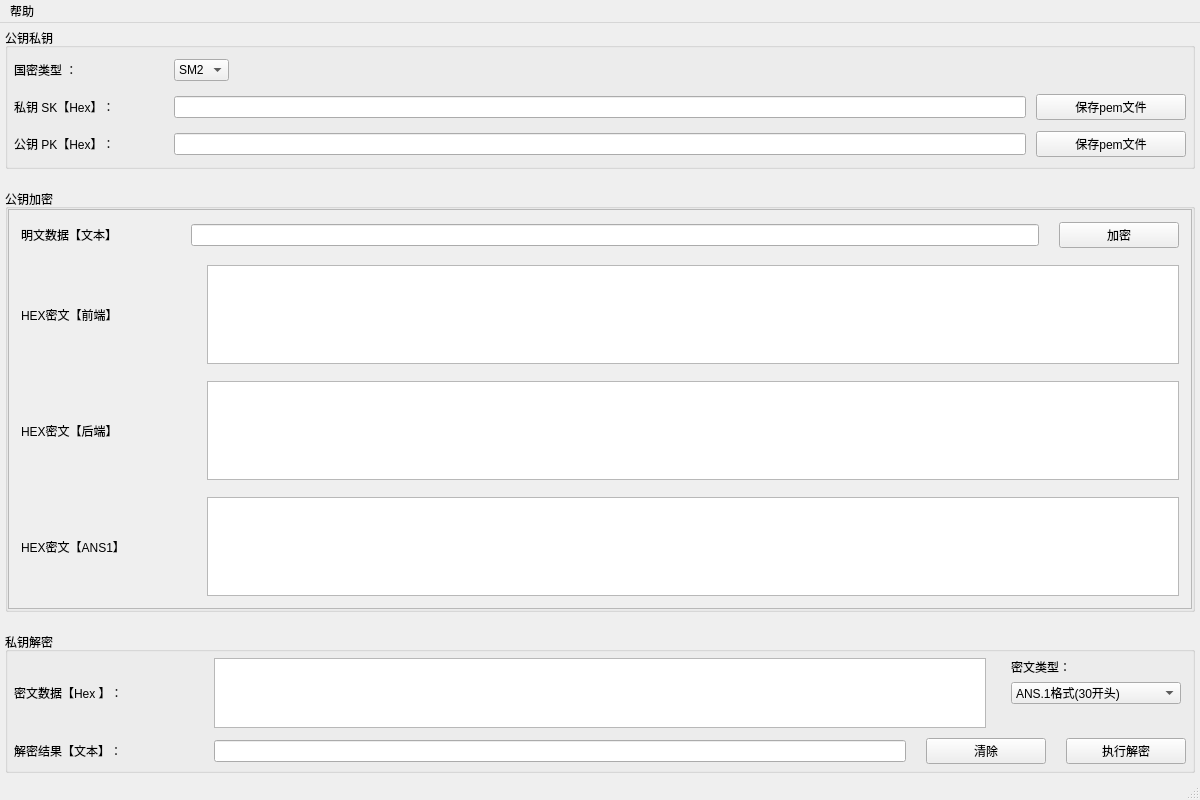
<?xml version="1.0" encoding="UTF-8"?>
<ui version="4.0">
 <class>QtGmsslDemo</class>
 <widget class="QMainWindow" name="QtGmsslDemo">
  <property name="geometry">
   <rect>
    <x>0</x>
    <y>0</y>
    <width>1200</width>
    <height>800</height>
   </rect>
  </property>
  <property name="windowTitle">
   <string>QtGmsslDemo</string>
  </property>
  <widget class="QWidget" name="centralwidget">
   <property name="styleSheet">
    <string notr="true">font: 10pt &quot;微软雅黑&quot;;</string>
   </property>
   <layout class="QVBoxLayout" name="verticalLayout" stretch="1,3,1">
    <property name="spacing">
     <number>20</number>
    </property>
    <property name="leftMargin">
     <number>5</number>
    </property>
    <property name="topMargin">
     <number>5</number>
    </property>
    <property name="rightMargin">
     <number>5</number>
    </property>
    <property name="bottomMargin">
     <number>5</number>
    </property>
    <item>
     <widget class="QGroupBox" name="groupBox">
      <property name="styleSheet">
       <string notr="true"/>
      </property>
      <property name="title">
       <string>公钥私钥</string>
      </property>
      <layout class="QVBoxLayout" name="verticalLayout_2">
       <property name="spacing">
        <number>5</number>
       </property>
       <property name="leftMargin">
        <number>6</number>
       </property>
       <property name="topMargin">
        <number>6</number>
       </property>
       <property name="rightMargin">
        <number>6</number>
       </property>
       <property name="bottomMargin">
        <number>6</number>
       </property>
       <item>
        <widget class="QWidget" name="widget" native="true">
         <layout class="QHBoxLayout" name="horizontalLayout">
          <property name="spacing">
           <number>10</number>
          </property>
          <property name="leftMargin">
           <number>0</number>
          </property>
          <property name="topMargin">
           <number>0</number>
          </property>
          <property name="rightMargin">
           <number>0</number>
          </property>
          <property name="bottomMargin">
           <number>0</number>
          </property>
          <item>
           <widget class="QLabel" name="label">
            <property name="minimumSize">
             <size>
              <width>150</width>
              <height>0</height>
             </size>
            </property>
            <property name="text">
             <string>国密类型 ：</string>
            </property>
           </widget>
          </item>
          <item>
           <widget class="QComboBox" name="comboBoxType">
            <item>
             <property name="text">
              <string>SM2</string>
             </property>
            </item>
           </widget>
          </item>
          <item>
           <spacer name="horizontalSpacer">
            <property name="orientation">
             <enum>Qt::Horizontal</enum>
            </property>
            <property name="sizeHint" stdset="0">
             <size>
              <width>899</width>
              <height>20</height>
             </size>
            </property>
           </spacer>
          </item>
         </layout>
        </widget>
       </item>
       <item>
        <widget class="QWidget" name="widget_2" native="true">
         <layout class="QHBoxLayout" name="horizontalLayout_2">
          <property name="spacing">
           <number>10</number>
          </property>
          <property name="leftMargin">
           <number>0</number>
          </property>
          <property name="topMargin">
           <number>0</number>
          </property>
          <property name="rightMargin">
           <number>0</number>
          </property>
          <property name="bottomMargin">
           <number>0</number>
          </property>
          <item>
           <widget class="QLabel" name="label_2">
            <property name="minimumSize">
             <size>
              <width>150</width>
              <height>0</height>
             </size>
            </property>
            <property name="text">
             <string>私钥 SK【Hex】：</string>
            </property>
           </widget>
          </item>
          <item>
           <widget class="QLineEdit" name="lineEditSK"/>
          </item>
          <item>
           <widget class="QPushButton" name="btnPriSave">
            <property name="minimumSize">
             <size>
              <width>150</width>
              <height>0</height>
             </size>
            </property>
            <property name="text">
             <string>保存pem文件</string>
            </property>
           </widget>
          </item>
         </layout>
        </widget>
       </item>
       <item>
        <widget class="QWidget" name="widget_3" native="true">
         <layout class="QHBoxLayout" name="horizontalLayout_3">
          <property name="spacing">
           <number>10</number>
          </property>
          <property name="leftMargin">
           <number>0</number>
          </property>
          <property name="topMargin">
           <number>0</number>
          </property>
          <property name="rightMargin">
           <number>0</number>
          </property>
          <property name="bottomMargin">
           <number>0</number>
          </property>
          <item>
           <widget class="QLabel" name="label_3">
            <property name="minimumSize">
             <size>
              <width>150</width>
              <height>0</height>
             </size>
            </property>
            <property name="text">
             <string>公钥 PK【Hex】：</string>
            </property>
           </widget>
          </item>
          <item>
           <widget class="QLineEdit" name="lineEditPK"/>
          </item>
          <item>
           <widget class="QPushButton" name="btnPubSave">
            <property name="minimumSize">
             <size>
              <width>150</width>
              <height>0</height>
             </size>
            </property>
            <property name="text">
             <string>保存pem文件</string>
            </property>
           </widget>
          </item>
         </layout>
        </widget>
       </item>
      </layout>
     </widget>
    </item>
    <item>
     <widget class="QGroupBox" name="groupBox_2">
      <property name="title">
       <string>公钥加密</string>
      </property>
      <layout class="QVBoxLayout" name="verticalLayout_3">
       <property name="spacing">
        <number>0</number>
       </property>
       <property name="leftMargin">
        <number>0</number>
       </property>
       <property name="topMargin">
        <number>0</number>
       </property>
       <property name="rightMargin">
        <number>0</number>
       </property>
       <property name="bottomMargin">
        <number>0</number>
       </property>
       <item>
        <widget class="QScrollArea" name="scrollArea">
         <property name="widgetResizable">
          <bool>true</bool>
         </property>
         <widget class="QWidget" name="scrollAreaWidgetContents">
          <property name="geometry">
           <rect>
            <x>0</x>
            <y>0</y>
            <width>1161</width>
            <height>300</height>
           </rect>
          </property>
          <property name="minimumSize">
           <size>
            <width>0</width>
            <height>300</height>
           </size>
          </property>
          <layout class="QVBoxLayout" name="verticalLayout_4" stretch="1,3,3,3">
           <property name="spacing">
            <number>5</number>
           </property>
           <property name="leftMargin">
            <number>6</number>
           </property>
           <property name="topMargin">
            <number>6</number>
           </property>
           <property name="rightMargin">
            <number>6</number>
           </property>
           <property name="bottomMargin">
            <number>6</number>
           </property>
           <item>
            <widget class="QWidget" name="widget_4" native="true">
             <layout class="QHBoxLayout" name="horizontalLayout_4">
              <property name="spacing">
               <number>20</number>
              </property>
              <property name="leftMargin">
               <number>6</number>
              </property>
              <property name="topMargin">
               <number>6</number>
              </property>
              <property name="rightMargin">
               <number>6</number>
              </property>
              <property name="bottomMargin">
               <number>6</number>
              </property>
              <item>
               <widget class="QLabel" name="label_4">
                <property name="minimumSize">
                 <size>
                  <width>150</width>
                  <height>0</height>
                 </size>
                </property>
                <property name="text">
                 <string>明文数据【文本】</string>
                </property>
               </widget>
              </item>
              <item>
               <widget class="QLineEdit" name="textPlain"/>
              </item>
              <item>
               <widget class="QPushButton" name="btnEncryption">
                <property name="minimumSize">
                 <size>
                  <width>120</width>
                  <height>0</height>
                 </size>
                </property>
                <property name="text">
                 <string>加密</string>
                </property>
               </widget>
              </item>
             </layout>
            </widget>
           </item>
           <item>
            <widget class="QWidget" name="widget_5" native="true">
             <layout class="QHBoxLayout" name="horizontalLayout_5">
              <property name="leftMargin">
               <number>6</number>
              </property>
              <property name="topMargin">
               <number>6</number>
              </property>
              <property name="rightMargin">
               <number>6</number>
              </property>
              <property name="bottomMargin">
               <number>6</number>
              </property>
              <item>
               <widget class="QLabel" name="label_5">
                <property name="minimumSize">
                 <size>
                  <width>180</width>
                  <height>0</height>
                 </size>
                </property>
                <property name="text">
                 <string>HEX密文【前端】</string>
                </property>
               </widget>
              </item>
              <item>
               <widget class="QTextEdit" name="textCipherFront"/>
              </item>
             </layout>
            </widget>
           </item>
           <item>
            <widget class="QWidget" name="widget_6" native="true">
             <layout class="QHBoxLayout" name="horizontalLayout_6">
              <property name="leftMargin">
               <number>6</number>
              </property>
              <property name="topMargin">
               <number>6</number>
              </property>
              <property name="rightMargin">
               <number>6</number>
              </property>
              <property name="bottomMargin">
               <number>6</number>
              </property>
              <item>
               <widget class="QLabel" name="label_6">
                <property name="minimumSize">
                 <size>
                  <width>180</width>
                  <height>0</height>
                 </size>
                </property>
                <property name="text">
                 <string>HEX密文【后端】</string>
                </property>
               </widget>
              </item>
              <item>
               <widget class="QTextEdit" name="textCipherBack"/>
              </item>
             </layout>
            </widget>
           </item>
           <item>
            <widget class="QWidget" name="widget_7" native="true">
             <layout class="QHBoxLayout" name="horizontalLayout_7">
              <property name="leftMargin">
               <number>6</number>
              </property>
              <property name="topMargin">
               <number>6</number>
              </property>
              <property name="rightMargin">
               <number>6</number>
              </property>
              <property name="bottomMargin">
               <number>6</number>
              </property>
              <item>
               <widget class="QLabel" name="label_7">
                <property name="minimumSize">
                 <size>
                  <width>180</width>
                  <height>0</height>
                 </size>
                </property>
                <property name="text">
                 <string>HEX密文【ANS1】</string>
                </property>
               </widget>
              </item>
              <item>
               <widget class="QTextEdit" name="textCipherDer"/>
              </item>
             </layout>
            </widget>
           </item>
          </layout>
         </widget>
        </widget>
       </item>
      </layout>
     </widget>
    </item>
    <item>
     <widget class="QGroupBox" name="groupBox_3">
      <property name="minimumSize">
       <size>
        <width>500</width>
        <height>0</height>
       </size>
      </property>
      <property name="title">
       <string>私钥解密</string>
      </property>
      <layout class="QVBoxLayout" name="verticalLayout_5" stretch="3,1">
       <property name="spacing">
        <number>10</number>
       </property>
       <property name="leftMargin">
        <number>6</number>
       </property>
       <property name="topMargin">
        <number>6</number>
       </property>
       <property name="rightMargin">
        <number>6</number>
       </property>
       <property name="bottomMargin">
        <number>6</number>
       </property>
       <item>
        <widget class="QWidget" name="widget_8" native="true">
         <layout class="QHBoxLayout" name="horizontalLayout_9">
          <property name="spacing">
           <number>20</number>
          </property>
          <property name="leftMargin">
           <number>0</number>
          </property>
          <property name="topMargin">
           <number>0</number>
          </property>
          <property name="rightMargin">
           <number>0</number>
          </property>
          <property name="bottomMargin">
           <number>0</number>
          </property>
          <item>
           <widget class="QLabel" name="label_8">
            <property name="minimumSize">
             <size>
              <width>180</width>
              <height>0</height>
             </size>
            </property>
            <property name="text">
             <string>密文数据【Hex 】：</string>
            </property>
           </widget>
          </item>
          <item>
           <widget class="QTextEdit" name="textCipherStr"/>
          </item>
          <item>
           <widget class="QWidget" name="widget_10" native="true">
            <property name="minimumSize">
             <size>
              <width>180</width>
              <height>0</height>
             </size>
            </property>
            <layout class="QVBoxLayout" name="verticalLayout_6">
             <property name="leftMargin">
              <number>5</number>
             </property>
             <property name="topMargin">
              <number>0</number>
             </property>
             <property name="rightMargin">
              <number>5</number>
             </property>
             <property name="bottomMargin">
              <number>0</number>
             </property>
             <item>
              <widget class="QLabel" name="label_10">
               <property name="text">
                <string>密文类型：</string>
               </property>
              </widget>
             </item>
             <item>
              <widget class="QComboBox" name="comboBoxEncryType">
               <item>
                <property name="text">
                 <string>ANS.1格式(30开头)</string>
                </property>
               </item>
               <item>
                <property name="text">
                 <string>Hex旧格式(04开头)</string>
                </property>
               </item>
              </widget>
             </item>
             <item>
              <spacer name="verticalSpacer">
               <property name="orientation">
                <enum>Qt::Vertical</enum>
               </property>
               <property name="sizeHint" stdset="0">
                <size>
                 <width>20</width>
                 <height>40</height>
                </size>
               </property>
              </spacer>
             </item>
            </layout>
           </widget>
          </item>
         </layout>
        </widget>
       </item>
       <item>
        <widget class="QWidget" name="widget_9" native="true">
         <layout class="QHBoxLayout" name="horizontalLayout_8">
          <property name="spacing">
           <number>20</number>
          </property>
          <property name="leftMargin">
           <number>0</number>
          </property>
          <property name="topMargin">
           <number>0</number>
          </property>
          <property name="rightMargin">
           <number>0</number>
          </property>
          <property name="bottomMargin">
           <number>0</number>
          </property>
          <item>
           <widget class="QLabel" name="label_9">
            <property name="minimumSize">
             <size>
              <width>180</width>
              <height>0</height>
             </size>
            </property>
            <property name="text">
             <string>解密结果【文本】：</string>
            </property>
           </widget>
          </item>
          <item>
           <widget class="QLineEdit" name="decStr"/>
          </item>
          <item>
           <widget class="QPushButton" name="btnDecClear">
            <property name="minimumSize">
             <size>
              <width>120</width>
              <height>0</height>
             </size>
            </property>
            <property name="text">
             <string>清除</string>
            </property>
           </widget>
          </item>
          <item>
           <widget class="QPushButton" name="btnDecryption">
            <property name="minimumSize">
             <size>
              <width>120</width>
              <height>0</height>
             </size>
            </property>
            <property name="text">
             <string>执行解密</string>
            </property>
           </widget>
          </item>
         </layout>
        </widget>
       </item>
      </layout>
     </widget>
    </item>
   </layout>
  </widget>
  <widget class="QMenuBar" name="menubar">
   <property name="geometry">
    <rect>
     <x>0</x>
     <y>0</y>
     <width>1200</width>
     <height>28</height>
    </rect>
   </property>
   <widget class="QMenu" name="menu">
    <property name="title">
     <string>帮助</string>
    </property>
   </widget>
   <addaction name="menu"/>
  </widget>
  <widget class="QStatusBar" name="statusbar"/>
 </widget>
 <resources/>
 <connections/>
</ui>
